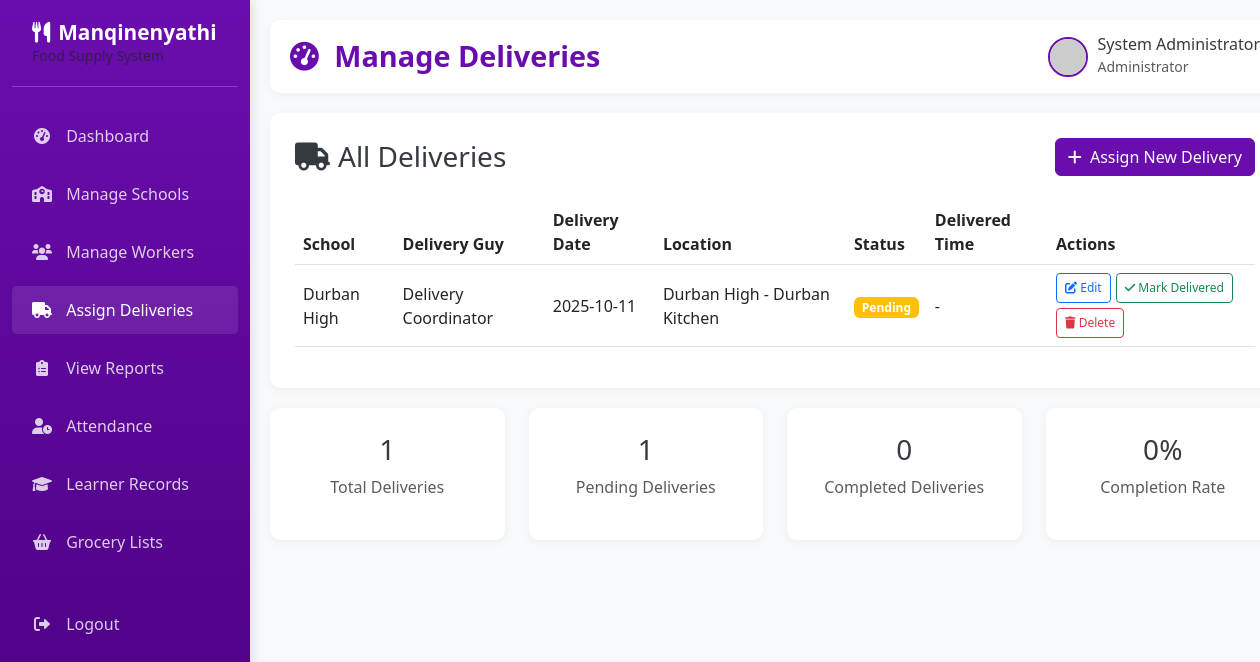
The app's page /admin/deliveries (signed in) with its own data.
### app.py (models this page shows, shortened)
class Delivery(db.Model):
    __tablename__ = 'deliveries'
    delivery_id = db.Column(db.Integer, primary_key=True)
    school_id = db.Column(db.Integer, db.ForeignKey('schools.school_id'), nullable=False)
    cooker_id = db.Column(db.Integer, db.ForeignKey('users.user_id'), nullable=False)  # New field
    delivery_date = db.Column(db.Date, nullable=False)
    location = db.Column(db.String(150), nullable=False)
    delivery_guy_id = db.Column(db.Integer, db.ForeignKey('users.user_id'), nullable=False)
    status = db.Column(db.Enum('Pending', 'Delivered'), default='Pending')
    delivered_time = db.Column(db.DateTime)
    remarks = db.Column(db.Text)
    created_at = db.Column(db.DateTime, default=datetime.utcnow)
    cooker = db.relationship('User', backref='deliveries_for_cooker', foreign_keys=[cooker_id])

class School(db.Model):
    __tablename__ = 'schools'
    school_id = db.Column(db.Integer, primary_key=True)
    school_name = db.Column(db.String(150), nullable=False)
    location = db.Column(db.String(150), nullable=False)
    contact_person = db.Column(db.String(100), nullable=False)
    contact_number = db.Column(db.String(20), nullable=False)
    created_at = db.Column(db.DateTime, default=datetime.utcnow)
    deliveries = db.relationship('Delivery', backref='school')
    attendance = db.relationship('Attendance', backref='school')
    learners = db.relationship('Learner', backref='school')

class User(db.Model):
    __tablename__ = 'users'
    user_id = db.Column(db.Integer, primary_key=True)
    full_name = db.Column(db.String(100), nullable=False)
    email = db.Column(db.String(100), unique=True, nullable=False)
    password = db.Column(db.String(255), nullable=False)
    role = db.Column(db.Enum('admin', 'cooker', 'delivery'), nullable=False)
    phone = db.Column(db.String(20))
    created_at = db.Column(db.DateTime, default=datetime.utcnow)
    deliveries = db.relationship('Delivery', backref='delivery_guy', foreign_keys='Delivery.delivery_guy_id')
    attendance = db.relationship('Attendance', backref='cooker', foreign_keys='Attendance.cooker_id')
    learners = db.relationship('Learner', backref='cooker', foreign_keys='Learner.cooker_id')

### app.py (the view)
@app.route('/admin/deliveries')
def manage_deliveries():
    if session.get('role') != 'admin':
        return redirect(url_for('home'))
    deliveries = Delivery.query.order_by(Delivery.delivery_date.desc()).all()
    return render_template('manage_deliveries.html', deliveries=deliveries)

### templates/manage_deliveries.html (shortened to what this page needs)
{% extends "admin_base.html" %}
{% block page_title %}Manage Deliveries{% endblock %}
{% block content %}
<div class="content-card">
    <div class="d-flex justify-content-between align-items-center mb-4">
        <h3 class="mb-0"><i class="fas fa-truck me-2"></i>All Deliveries</h3>
        <a href="{{ url_for('assign_delivery') }}" class="btn btn-primary">
            <i class="fas fa-plus me-1"></i> Assign New Delivery
        </a>
    </div>
    {% if deliveries %}
    <div class="table-responsive">
        <table class="table table-hover">
            <thead>
                <tr>
                    <th>School</th>
                    <th>Delivery Guy</th>
                    <th>Delivery Date</th>
                    <th>Location</th>
                    <th>Status</th>
                    <th>Delivered Time</th>
                    <th>Actions</th>
                </tr>
            </thead>
            <tbody>
                {% for delivery in deliveries %}
                <tr>
                    <td>{{ delivery.school.school_name }}</td>
                    <td>{{ delivery.delivery_guy.full_name }}</td>
                    <td>{{ delivery.delivery_date.strftime('%Y-%m-%d') }}</td>
                    <td>{{ delivery.location }}</td>
                    <td>
                        <span class="badge {% if delivery.status == 'Delivered' %}bg-success{% else %}bg-warning{% endif %}">
                            {{ delivery.status }}
                        </span>
                    </td>
                    <td>
                        {% if delivery.delivered_time %}
                            {{ delivery.delivered_time.strftime('%Y-%m-%d %H:%M') }}
                        {% else %}
                            -
                        {% endif %}
                    </td>
                    <td>
                        <div class="action-buttons">
                            <a href="{{ url_for('edit_delivery', delivery_id=delivery.delivery_id) }}" class="btn btn-outline-primary btn-sm">
                                <i class="fas fa-edit"></i> Edit
                            </a>
                            {% if delivery.status == 'Pending' %}
                            <form action="{{ url_for('mark_delivery_delivered', delivery_id=delivery.delivery_id) }}" method="POST" class="d-inline">
                                <button type="submit" class="btn btn-outline-success btn-sm" onclick="return confirm('Mark this delivery as delivered?')">
                                    <i class="fas fa-check"></i> Mark Delivered
                                </button>
                            </form>
                            {% endif %}
                            <form action="{{ url_for('delete_delivery', delivery_id=delivery.delivery_id) }}" method="POST" class="d-inline">
                                <button type="submit" class="btn btn-outline-danger btn-sm" onclick="return confirm('Are you sure you want to delete this delivery assignment?')">
                                    <i class="fas fa-trash"></i> Delete
                                </button>
                            </form>
                        </div>
                    </td>
                </tr>
                {% endfor %}
            </tbody>
        </table>
    </div>
    {% endif %}
</div>
<div class="row">
    <div class="col-md-3">
        <div class="content-card text-center">
            <h3>{{ deliveries|length }}</h3>
            <p class="text-muted">Total Deliveries</p>
        </div>
    </div>
    <div class="col-md-3">
        <div class="content-card text-center">
            <h3>{{ deliveries|selectattr('status', 'equalto', 'Pending')|list|length }}</h3>
            <p class="text-muted">Pending Deliveries</p>
        </div>
    </div>
    <div class="col-md-3">
        <div class="content-card text-center">
            <h3>{{ deliveries|selectattr('status', 'equalto', 'Delivered')|list|length }}</h3>
            <p class="text-muted">Completed Deliveries</p>
        </div>
    </div>
    <div class="col-md-3">
        <div class="content-card text-center">
            <h3>{{ (deliveries|selectattr('status', 'equalto', 'Delivered')|list|length / deliveries|length * 100)|round|int if deliveries|length > 0 else 0 }}%</h3>
            <p class="text-muted">Completion Rate</p>
        </div>
    </div>
</div>
{% endblock %}

### templates/admin_base.html (style rules this page uses)
:root { --primary-purple: #6a0dad; --light-purple: #8a2be2; --dark-purple: #4b0082; --accent-purple: #9370db; --white: #ffffff; --light-gray: #f8f9fa; --medium-gray: #e9ecef; --dark-gray: #6c757d; --text-dark: #343a40; }
body { font-family: 'Segoe UI', Tahoma, Geneva, Verdana, sans-serif; background-color: var(--light-gray); color: var(--text-dark); }
.content-card { background-color: var(--white); border-radius: 10px; box-shadow: 0 2px 10px rgba(0, 0, 0, 0.05); padding: 25px; margin-bottom: 20px; }
.btn-primary { background-color: var(--primary-purple); border-color: var(--primary-purple); }

### templates/manage_deliveries.html (style rules this page uses)
.action-buttons { display: flex; gap: 5px; flex-wrap: wrap; }
.btn-sm { padding: 5px 8px; font-size: 12px; }
.badge { font-size: 0.75em; padding: 0.35em 0.65em; }
.table td { vertical-align: middle; }

### records on screen
Delivery: school.school_name "Durban High", delivery_guy.full_name "Delivery Coordinator", delivery_date "2025-10-11", location "Durban High - Durban Kitchen", status "Pending"

### other values on screen
{{ session.get('username', 'Admin User') }} "System Administrator"
{{ deliveries|length }} "1"
{{ deliveries|selectattr('status', 'equalto', 'Pending')|list|length }} "1"
{{ deliveries|selectattr('status', 'equalto', 'Delivered')|list|length }} "0"
